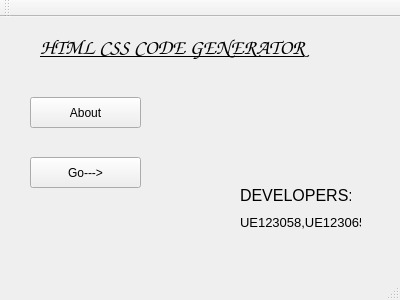
<?xml version="1.0" encoding="UTF-8"?>
<ui version="4.0">
 <class>MainWindow</class>
 <widget class="QMainWindow" name="MainWindow">
  <property name="geometry">
   <rect>
    <x>0</x>
    <y>0</y>
    <width>400</width>
    <height>300</height>
   </rect>
  </property>
  <property name="windowTitle">
   <string>MainWindow</string>
  </property>
  <widget class="QWidget" name="centralWidget">
   <widget class="QPushButton" name="aboutButton">
    <property name="geometry">
     <rect>
      <x>30</x>
      <y>80</y>
      <width>111</width>
      <height>31</height>
     </rect>
    </property>
    <property name="text">
     <string>About</string>
    </property>
   </widget>
   <widget class="QPushButton" name="goButton">
    <property name="geometry">
     <rect>
      <x>30</x>
      <y>140</y>
      <width>111</width>
      <height>31</height>
     </rect>
    </property>
    <property name="text">
     <string>Go---&gt;</string>
    </property>
   </widget>
   <widget class="QLabel" name="label">
    <property name="geometry">
     <rect>
      <x>40</x>
      <y>10</y>
      <width>321</width>
      <height>41</height>
     </rect>
    </property>
    <property name="font">
     <font>
      <family>Comic Sans MS</family>
      <pointsize>16</pointsize>
      <underline>true</underline>
     </font>
    </property>
    <property name="text">
     <string>HTML CSS CODE GENERATOR</string>
    </property>
   </widget>
   <widget class="QLabel" name="label_2">
    <property name="geometry">
     <rect>
      <x>240</x>
      <y>170</y>
      <width>111</width>
      <height>16</height>
     </rect>
    </property>
    <property name="font">
     <font>
      <pointsize>12</pointsize>
     </font>
    </property>
    <property name="text">
     <string>DEVELOPERS:</string>
    </property>
   </widget>
   <widget class="QLabel" name="label_3">
    <property name="geometry">
     <rect>
      <x>240</x>
      <y>190</y>
      <width>121</width>
      <height>31</height>
     </rect>
    </property>
    <property name="font">
     <font>
      <pointsize>10</pointsize>
     </font>
    </property>
    <property name="text">
     <string>UE123058,UE123065</string>
    </property>
   </widget>
  </widget>
  <widget class="QMenuBar" name="menuBar">
   <property name="geometry">
    <rect>
     <x>0</x>
     <y>0</y>
     <width>400</width>
     <height>21</height>
    </rect>
   </property>
  </widget>
  <widget class="QToolBar" name="mainToolBar">
   <attribute name="toolBarArea">
    <enum>TopToolBarArea</enum>
   </attribute>
   <attribute name="toolBarBreak">
    <bool>false</bool>
   </attribute>
  </widget>
  <widget class="QStatusBar" name="statusBar"/>
 </widget>
 <layoutdefault spacing="6" margin="11"/>
 <resources/>
 <connections/>
</ui>
